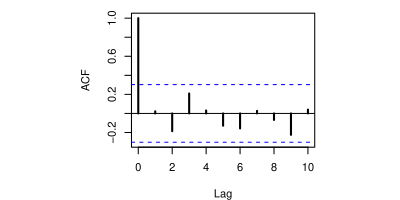

The R source for this figure:
###################################################
### code chunk number 19: Cs_15_plot-dlm-ACF
###################################################
# use layout to get nicer plots
layout(matrix(c(0, 1, 1, 1, 0), 1, 5, byrow = TRUE))
# set up plotting space
par(mar = c(4, 4, 1, 0), oma = c(0, 0, 0, 0.5))
# ACF of innovations
acf(t(innov), lwd = 2, lag.max = 10)
